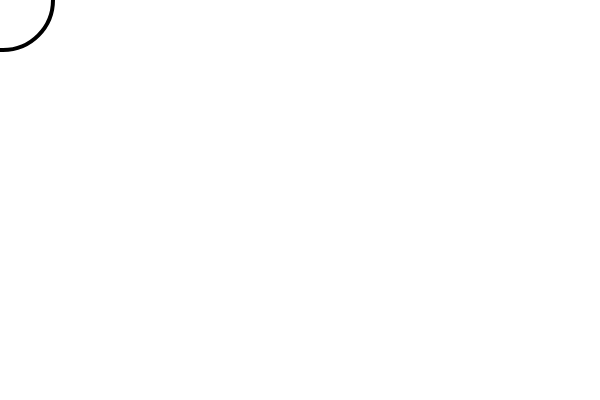
Frame 1 (no input)
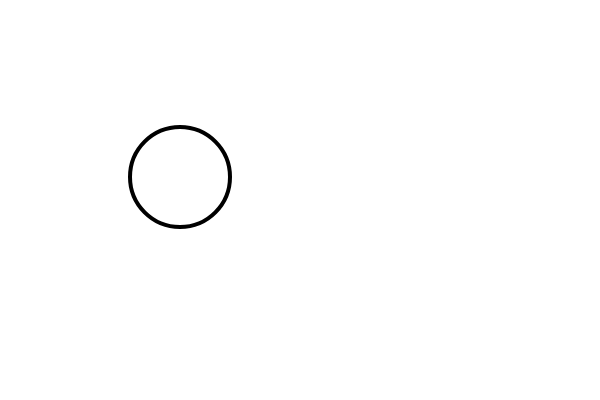
Frame 60 (no input)
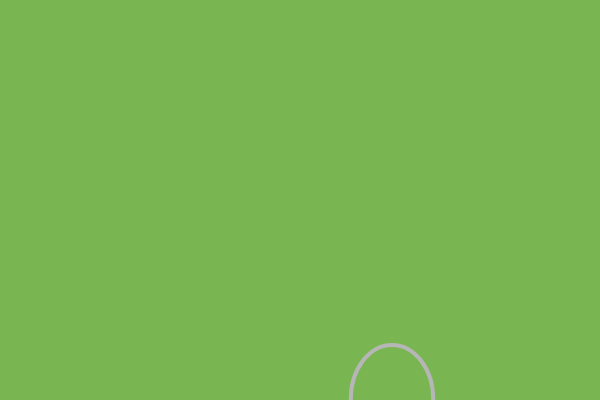
Frame 120 (the mouse pressed at the canvas centre since frame 60)

The p5.js sketch that drew these frames (run headless with seeded random() and noise() and a simulated clock; from frame 60 on, the mouse is pressed at the canvas centre):

// p5.js sketch
// ── sketch.js
var x = 0;
var y = 0;
var xspeed = 3;
var yspeed = 3;

var cxspeed=50;
var cyspeed=70;

var a
var b
var c
var d

function setup() {
  createCanvas(600,400);
}
function draw() 



{ 
  a = random(0,255)
  b = random(0, 255)
  c = random(80,120)
  d = random(80,120)
  e = x+random (10,-10)
  f = y + random (10-10)
  //X AXIS
  x=x+xspeed;
      if (mouseIsPressed)
        {
          x=x+cxspeed;
          background (a,b,c);
          stroke (b);
          strokeWeight(4);
          noFill();
          ellipse(x,y,c,d);
        }
      else
        {
          background (255);
          stroke (0);
          strokeWeight(4);
          noFill();
          ellipse(x,y,100,100);
        }
      if (x>width)
        {xspeed = -xspeed;}
      if (x<0)
        {xspeed = -xspeed;}
      if (x>width)
        {cxspeed = -cxspeed;}
      if (x<0)
        {cxspeed = -cxspeed;}
        
  //Y Axis
    y=y+yspeed;
      if (mouseIsPressed)
        {y=y+cyspeed;}
      if (y>height)
        {yspeed = -yspeed;}
      if (y<0)
        {yspeed = -yspeed;}
      if (y>height)
        {cyspeed = -cyspeed;}
      if (y<0)
        {cyspeed = -cyspeed;}
}
